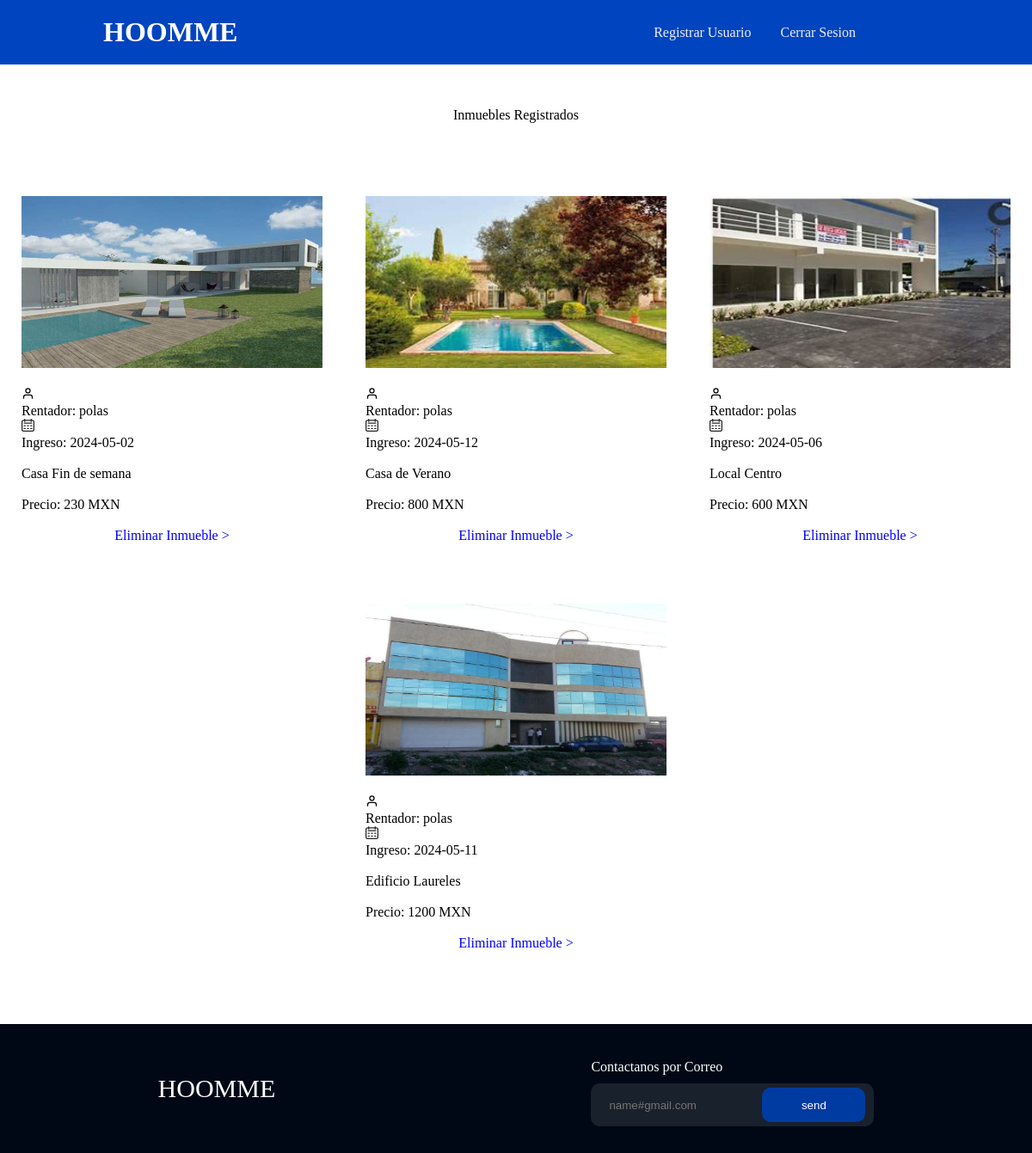
Screenshot of /src/vistas/admin/menu.php with the database file from the repository.
### tables this page shows
CREATE TABLE `table_servicios` (
  `id_servicios` int(11) NOT NULL,
  `tipo_servicios` varchar(30) NOT NULL,
  `nombre_servicio` varchar(30) NOT NULL,
  `fecha_ingreso` date NOT NULL,
  `nombre_rentor` varchar(30) NOT NULL,
  `precio_servicio` int(10) NOT NULL,
  `img_servicio` varchar(30) NOT NULL
);

### src/vistas/admin/menu.php (the view, shortened to what this page needs)
<?php
    include("../../modelo/conexion.php");
    $sql = "SELECT * FROM table_servicios";
    $stmt= $conn->query($sql);
    $registros = $stmt->fetchAll(PDO::FETCH_OBJ);
?>
<!DOCTYPE html>
<html lang="es">
<head>
    <link rel="stylesheet" href="../../controlador/css/style.css">
    <link rel="stylesheet" href="../../controlador/css/servicios.css">
    <link rel="stylesheet" href="../../controlador/css/font.css">
</head>
<body>
    <header class="header">
        <div class="logo">
            <h1>HOOMME</h1>
        </div>
        <nav>
            <ul class="nav-links">
                <li><a href="registrar_usuario.php">Registrar Usuario</a></li>
                <li><a class="cerrar_sesion" href="../../controlador/cerrarsesion.php">Cerrar Sesion</a></li>
            </ul>
        </nav>
    </header>
    <div class="titulo_pagina">
        <center>
            <p>Inmuebles Registrados</p>
        </center>
    </div>
    <div class="cuerpo">
        <?php foreach( $registros as $filas ) : ?>
            <div class="cartas">
                <div class="carta">
                    <img class="carta_img" src="../../controlador/img/img_locales/<?php echo $filas->img_servicio;?>" width="350px" height="200px">
                    <br><br>
                    <div class="informacion">
                        <div class="informacion_carta">
                            <img src="../../controlador/img/user.svg" width="15px">
                            <p>Rentador: <?php echo $filas->nombre_rentor; ?></p>
                            <img src="../../controlador/img/calendar.svg" width="15px">
                            <p>Ingreso: <?php echo $filas->fecha_ingreso; ?></p>
                        </div>
                        <br>
                        <p class="titulo_local"><?php echo $filas->nombre_servicio; ?></p>
                        <br>
                        <p>Precio: <?php echo $filas->precio_servicio.' MXN'; ?></p>
                        <br>
                        <center><a class="detalles" href="../../controlador/eliminarInmueble.php?id_servicios=<?php echo $filas->id_servicios; ?>">Eliminar Inmueble ></a></center>
                    </div>
                </div>
            </div>
        <?php endforeach; ?>
    </div>
    <footer>
        <p class="titulo">HOOMME</p>
        <div>
            <p class="Contactanos">Contactanos por Correo</p>
            <div class="correo">
                <input type="text" placeholder="name#gmail.com" class="correo_usuario">
                <input type="submit" value="send" class="enviar">
            </div>
        </div>
    </footer>
</body>
</html>

### src/controlador/css/style.css (style rules this page uses)
* { box-sizing: border-box; margin: 0; padding: 0; }
.header { background-color: rgb(0, 68, 191); display: flex; justify-content: flex-end; align-items: center; height: 75px; padding: 5px 10%; }
.header .logo { cursor: pointer; margin-right: auto; color: white; }
.header nav { margin-right: 70px; }
.header .nav-links { list-style: none; }
.header .nav-links li { display: inline-block; padding: 0px 5px; margin-top: 0px; }
.header .nav-links a { font-size: 700; color: #eceff1; text-decoration: none; padding: 25px 10px; }

### src/controlador/css/servicios.css (style rules this page uses)
.titulo_pagina { margin: 50px 0px 50px 0px; }
.cuerpo { width: 100%; height: auto; margin: 50px 0px 50px 0px; display: flex; justify-content: center; align-items: center; flex-wrap: wrap; }
.carta { height: auto; margin: 35px 25px 35px 25px; }
.detalles { color: blue; text-decoration: none; }
footer { background-color: rgb(0, 8, 21); height: 150px; display: flex; justify-content: space-around; align-items: center; }
footer .titulo { color: white; font-size: 30px; margin-top: 0px; }
.Contactanos { color: white; margin: 10px 10px 10px 0px; }
.correo { background-color: rgb(25, 33, 44); height: 50px; border-radius: 10px; display: flex; justify-content: center; align-items: center; }
.correo .correo_usuario { background-color: rgb(25, 33, 44); color: gray; border: 1px solid rgb(25, 33, 44); margin: 0px 0px 0px 20px; height: 40px; }
.correo .enviar { background-color: rgb(0, 59, 162); border: 1px solid rgb(0, 59, 162); width: 120px; height: 40px; border-radius: 10px; margin: 0px 10px 0px 0px; cursor: pointer; color: white; }

### rows the page displays
table_servicios: img_servicio (picture), nombre_rentor "polas", fecha_ingreso "2024-05-02", nombre_servicio "Casa Fin de semana", precio_servicio "230"
table_servicios: img_servicio (picture), nombre_rentor "polas", fecha_ingreso "2024-05-12", nombre_servicio "Casa de Verano", precio_servicio "800"
table_servicios: img_servicio (picture), nombre_rentor "polas", fecha_ingreso "2024-05-06", nombre_servicio "Local Centro", precio_servicio "600"
table_servicios: img_servicio (picture), nombre_rentor "polas", fecha_ingreso "2024-05-11", nombre_servicio "Edificio Laureles", precio_servicio "1200"
